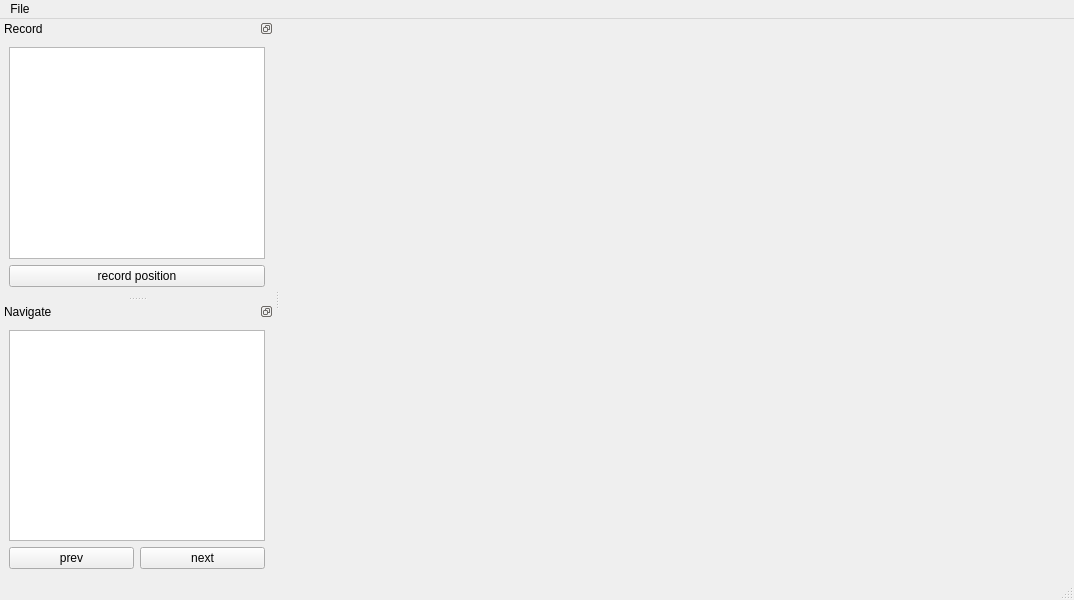
<?xml version="1.0" encoding="UTF-8"?>
<ui version="4.0">
 <class>MainWindow</class>
 <widget class="QMainWindow" name="MainWindow">
  <property name="geometry">
   <rect>
    <x>0</x>
    <y>0</y>
    <width>1074</width>
    <height>600</height>
   </rect>
  </property>
  <property name="windowTitle">
   <string>Slice Viewer</string>
  </property>
  <widget class="QWidget" name="centralwidget">
   <layout class="QHBoxLayout" name="horizontalLayout">
    <item>
     <widget class="AnnotationWidget" name="widget1" native="true">
      <property name="sizePolicy">
       <sizepolicy hsizetype="Expanding" vsizetype="Expanding">
        <horstretch>0</horstretch>
        <verstretch>0</verstretch>
       </sizepolicy>
      </property>
     </widget>
    </item>
    <item>
     <widget class="AnnotationWidget" name="widget2" native="true">
      <property name="sizePolicy">
       <sizepolicy hsizetype="Expanding" vsizetype="Expanding">
        <horstretch>0</horstretch>
        <verstretch>0</verstretch>
       </sizepolicy>
      </property>
     </widget>
    </item>
   </layout>
  </widget>
  <widget class="QMenuBar" name="menubar">
   <property name="geometry">
    <rect>
     <x>0</x>
     <y>0</y>
     <width>1074</width>
     <height>31</height>
    </rect>
   </property>
   <widget class="QMenu" name="menuFile">
    <property name="title">
     <string>File</string>
    </property>
    <addaction name="actionOpen"/>
    <addaction name="actionSave_records"/>
    <addaction name="actionLoad_points"/>
   </widget>
   <addaction name="menuFile"/>
  </widget>
  <widget class="QStatusBar" name="statusbar"/>
  <widget class="QDockWidget" name="recorder">
   <property name="features">
    <set>QDockWidget::DockWidgetFloatable|QDockWidget::DockWidgetMovable</set>
   </property>
   <property name="windowTitle">
    <string>Record</string>
   </property>
   <attribute name="dockWidgetArea">
    <number>1</number>
   </attribute>
   <widget class="QWidget" name="dockWidgetContents_4">
    <layout class="QVBoxLayout" name="verticalLayout">
     <item>
      <widget class="QTextBrowser" name="textBrowser">
       <property name="undoRedoEnabled">
        <bool>true</bool>
       </property>
       <property name="readOnly">
        <bool>false</bool>
       </property>
       <property name="acceptRichText">
        <bool>false</bool>
       </property>
      </widget>
     </item>
     <item>
      <widget class="QPushButton" name="pb_record">
       <property name="text">
        <string>record position</string>
       </property>
      </widget>
     </item>
    </layout>
   </widget>
  </widget>
  <widget class="QDockWidget" name="navigator">
   <property name="features">
    <set>QDockWidget::DockWidgetFloatable|QDockWidget::DockWidgetMovable</set>
   </property>
   <property name="windowTitle">
    <string>Navigate</string>
   </property>
   <attribute name="dockWidgetArea">
    <number>1</number>
   </attribute>
   <widget class="QWidget" name="dockWidgetContents">
    <layout class="QVBoxLayout" name="verticalLayout_2">
     <item>
      <widget class="QListView" name="listView"/>
     </item>
     <item>
      <layout class="QHBoxLayout" name="horizontalLayout_2">
       <item>
        <widget class="QPushButton" name="pb_navi_prev">
         <property name="text">
          <string>prev</string>
         </property>
        </widget>
       </item>
       <item>
        <widget class="QPushButton" name="pb_navi_next">
         <property name="text">
          <string>next</string>
         </property>
        </widget>
       </item>
      </layout>
     </item>
    </layout>
   </widget>
  </widget>
  <action name="actionOpen">
   <property name="text">
    <string>open</string>
   </property>
  </action>
  <action name="actionSave_records">
   <property name="text">
    <string>save records</string>
   </property>
  </action>
  <action name="actionLoad_points">
   <property name="text">
    <string>load points</string>
   </property>
  </action>
 </widget>
 <customwidgets>
  <customwidget>
   <class>AnnotationWidget</class>
   <extends>QWidget</extends>
   <header>VISoR_Brain/tools/common/annotation_widget/annotation_widget.h</header>
   <container>1</container>
  </customwidget>
 </customwidgets>
 <resources/>
 <connections/>
</ui>
